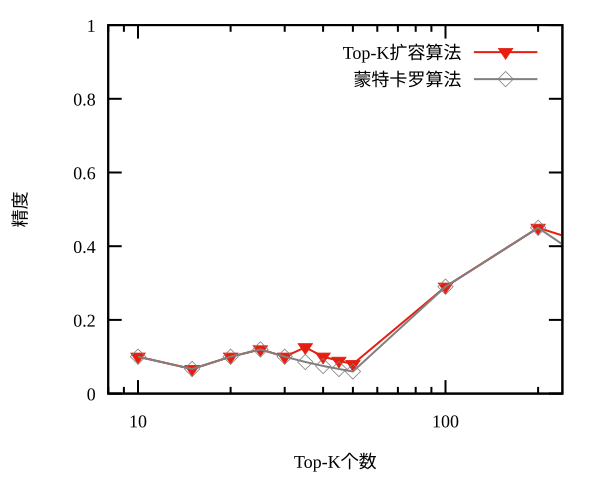

This chart was generated by the following gnuplot code:
set terminal svg lw 2 font "Times New Roman,18"
set output "k-precision.svg"

set xlabel "Top-K个数" font "Times New Roman,18"
set ylabel "精度" font "Times New Roman,18"

#set xtics ("1000" 250000,"2000" 500000,"4000" 1000000,"8000" 2000000)
set logscale x

set key right top


plot [8:240][0:1] \
"k.txt" using 2:5 title "Top-K扩容算法" with linespoints linecolor 7 linewidth 1 pointtype 11 pointsize 0.8,\
"k.txt" using 2:8 title "蒙特卡罗算法" with linespoints linecolor 0 linewidth 1 pointtype 12 pointsize 0.8